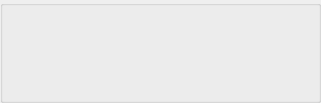
<?xml version="1.0" encoding="UTF-8"?>
<ui version="4.0">
 <class>PersonalRecorderClass</class>
 <widget class="QWidget" name="PersonalRecorderClass">
  <property name="geometry">
   <rect>
    <x>0</x>
    <y>0</y>
    <width>321</width>
    <height>103</height>
   </rect>
  </property>
  <property name="minimumSize">
   <size>
    <width>0</width>
    <height>50</height>
   </size>
  </property>
  <property name="maximumSize">
   <size>
    <width>16777215</width>
    <height>103</height>
   </size>
  </property>
  <property name="windowTitle">
   <string>Dialog</string>
  </property>
  <layout class="QVBoxLayout" name="verticalLayout">
   <property name="spacing">
    <number>0</number>
   </property>
   <property name="leftMargin">
    <number>0</number>
   </property>
   <property name="topMargin">
    <number>0</number>
   </property>
   <property name="rightMargin">
    <number>0</number>
   </property>
   <property name="bottomMargin">
    <number>0</number>
   </property>
   <item>
    <widget class="QGroupBox" name="StyledDlgItemsBox">
     <property name="sizePolicy">
      <sizepolicy hsizetype="Preferred" vsizetype="Expanding">
       <horstretch>0</horstretch>
       <verstretch>0</verstretch>
      </sizepolicy>
     </property>
     <property name="minimumSize">
      <size>
       <width>0</width>
       <height>0</height>
      </size>
     </property>
     <property name="title">
      <string/>
     </property>
     <layout class="QGridLayout" name="gridLayout">
      <property name="leftMargin">
       <number>5</number>
      </property>
      <property name="topMargin">
       <number>5</number>
      </property>
      <property name="rightMargin">
       <number>5</number>
      </property>
      <property name="bottomMargin">
       <number>5</number>
      </property>
      <property name="spacing">
       <number>2</number>
      </property>
      <item row="1" column="0">
       <widget class="SessionWidget" name="m_SessionWidget" native="true">
        <property name="sizePolicy">
         <sizepolicy hsizetype="Preferred" vsizetype="Expanding">
          <horstretch>0</horstretch>
          <verstretch>0</verstretch>
         </sizepolicy>
        </property>
       </widget>
      </item>
      <item row="0" column="0">
       <widget class="QLabel" name="m_StatusLabel">
        <property name="text">
         <string notr="true"/>
        </property>
       </widget>
      </item>
     </layout>
    </widget>
   </item>
  </layout>
 </widget>
 <customwidgets>
  <customwidget>
   <class>SessionWidget</class>
   <extends>QWidget</extends>
   <header>SessionWidget.h</header>
   <container>1</container>
  </customwidget>
 </customwidgets>
 <resources/>
 <connections/>
</ui>
